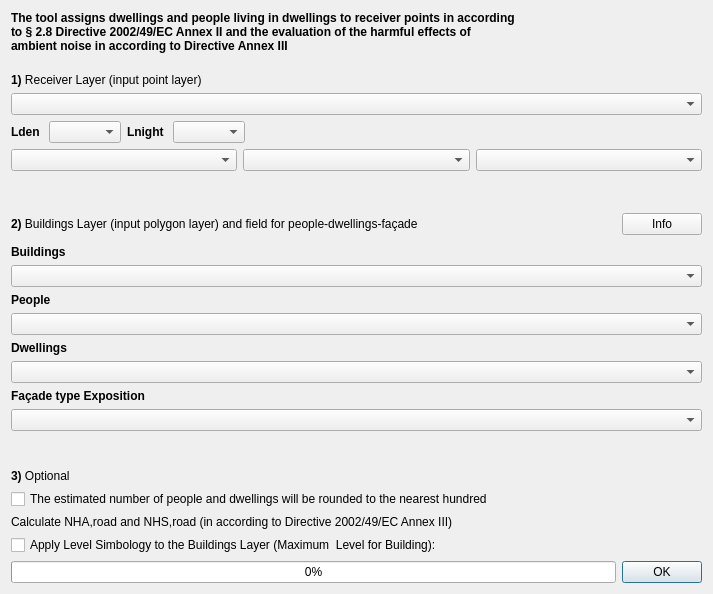
<?xml version="1.0" encoding="UTF-8"?>
<ui version="4.0">
 <class>AssignLevelsToBuildings_window</class>
 <widget class="QDialog" name="AssignLevelsToBuildings_window">
  <property name="enabled">
   <bool>true</bool>
  </property>
  <property name="geometry">
   <rect>
    <x>0</x>
    <y>0</y>
    <width>713</width>
    <height>594</height>
   </rect>
  </property>
  <property name="sizePolicy">
   <sizepolicy hsizetype="Preferred" vsizetype="Preferred">
    <horstretch>0</horstretch>
    <verstretch>0</verstretch>
   </sizepolicy>
  </property>
  <property name="minimumSize">
   <size>
    <width>713</width>
    <height>400</height>
   </size>
  </property>
  <property name="maximumSize">
   <size>
    <width>713</width>
    <height>800</height>
   </size>
  </property>
  <property name="sizeIncrement">
   <size>
    <width>0</width>
    <height>0</height>
   </size>
  </property>
  <property name="windowTitle">
   <string>opeNoise - Noise Exposure</string>
  </property>
  <property name="locale">
   <locale language="Italian" country="Italy"/>
  </property>
  <layout class="QVBoxLayout" name="verticalLayout_3">
   <item>
    <widget class="QLabel" name="label_7">
     <property name="text">
      <string>&lt;html&gt;&lt;head/&gt;&lt;body&gt;&lt;p&gt;&lt;span style=&quot; font-weight:600;&quot;&gt;The tool assigns dwellings and people living in dwellings to receiver points in according &lt;br/&gt;to § 2.8 Directive 2002/49/EC Annex II and the evaluation of the harmful effects of &lt;br/&gt;ambient noise in according to Directive Annex III&lt;/span&gt;&lt;span style=&quot; font-style:italic;&quot;&gt;&lt;br/&gt;&lt;/span&gt;&lt;/p&gt;&lt;/body&gt;&lt;/html&gt;</string>
     </property>
    </widget>
   </item>
   <item>
    <layout class="QVBoxLayout" name="verticalLayout_2">
     <item>
      <widget class="QLabel" name="receiver_points_layer_label">
       <property name="sizePolicy">
        <sizepolicy hsizetype="Fixed" vsizetype="Fixed">
         <horstretch>0</horstretch>
         <verstretch>0</verstretch>
        </sizepolicy>
       </property>
       <property name="text">
        <string>&lt;html&gt;&lt;head/&gt;&lt;body&gt;&lt;p&gt;&lt;span style=&quot; font-weight:600;&quot;&gt;1)&lt;/span&gt; Receiver Layer (input point layer)&lt;/p&gt;&lt;/body&gt;&lt;/html&gt;</string>
       </property>
      </widget>
     </item>
     <item>
      <layout class="QHBoxLayout" name="horizontalLayout_3">
       <item>
        <widget class="QgsMapLayerComboBox" name="receiver_points_layer_comboBox"/>
       </item>
      </layout>
     </item>
    </layout>
   </item>
   <item>
    <layout class="QVBoxLayout" name="verticalLayout">
     <item>
      <layout class="QHBoxLayout" name="horizontalLayout_4">
       <item>
        <widget class="QLabel" name="label_5">
         <property name="text">
          <string>&lt;html&gt;&lt;head/&gt;&lt;body&gt;&lt;p&gt;&lt;span style=&quot; font-weight:600;&quot;&gt;Lden  &lt;/span&gt;&lt;/p&gt;&lt;/body&gt;&lt;/html&gt;</string>
         </property>
        </widget>
       </item>
       <item>
        <widget class="QgsFieldComboBox" name="level_1_comboBox"/>
       </item>
       <item>
        <widget class="QLabel" name="label_6">
         <property name="text">
          <string>&lt;html&gt;&lt;head/&gt;&lt;body&gt;&lt;p&gt;&lt;span style=&quot; font-weight:600;&quot;&gt;Lnight  &lt;/span&gt;&lt;/p&gt;&lt;/body&gt;&lt;/html&gt;</string>
         </property>
        </widget>
       </item>
       <item>
        <widget class="QgsFieldComboBox" name="level_2_comboBox"/>
       </item>
       <item>
        <spacer name="horizontalSpacer">
         <property name="orientation">
          <enum>Qt::Horizontal</enum>
         </property>
         <property name="sizeHint" stdset="0">
          <size>
           <width>40</width>
           <height>20</height>
          </size>
         </property>
        </spacer>
       </item>
      </layout>
     </item>
     <item>
      <layout class="QHBoxLayout" name="horizontalLayout_2">
       <item>
        <widget class="QgsFieldComboBox" name="level_3_comboBox"/>
       </item>
       <item>
        <widget class="QgsFieldComboBox" name="level_4_comboBox"/>
       </item>
       <item>
        <widget class="QgsFieldComboBox" name="level_5_comboBox"/>
       </item>
      </layout>
     </item>
    </layout>
   </item>
   <item>
    <spacer name="verticalSpacer">
     <property name="orientation">
      <enum>Qt::Vertical</enum>
     </property>
     <property name="sizeHint" stdset="0">
      <size>
       <width>20</width>
       <height>40</height>
      </size>
     </property>
    </spacer>
   </item>
   <item>
    <layout class="QVBoxLayout" name="buildings_layer_verticalLayout">
     <property name="sizeConstraint">
      <enum>QLayout::SetNoConstraint</enum>
     </property>
     <item>
      <layout class="QHBoxLayout" name="horizontalLayout_6">
       <property name="topMargin">
        <number>4</number>
       </property>
       <property name="bottomMargin">
        <number>4</number>
       </property>
       <item>
        <widget class="QLabel" name="buildings_layer_label">
         <property name="sizePolicy">
          <sizepolicy hsizetype="Fixed" vsizetype="Fixed">
           <horstretch>0</horstretch>
           <verstretch>0</verstretch>
          </sizepolicy>
         </property>
         <property name="text">
          <string>&lt;html&gt;&lt;head/&gt;&lt;body&gt;&lt;p&gt;&lt;span style=&quot; font-weight:600;&quot;&gt;2) &lt;/span&gt; Buildings Layer (input polygon layer) and field for people-dwellings-façade&lt;/p&gt;&lt;/body&gt;&lt;/html&gt;</string>
         </property>
        </widget>
       </item>
       <item>
        <spacer name="horizontalSpacer_2">
         <property name="orientation">
          <enum>Qt::Horizontal</enum>
         </property>
         <property name="sizeHint" stdset="0">
          <size>
           <width>40</width>
           <height>20</height>
          </size>
         </property>
        </spacer>
       </item>
       <item>
        <widget class="QPushButton" name="helpNoiseExp">
         <property name="sizePolicy">
          <sizepolicy hsizetype="Preferred" vsizetype="Preferred">
           <horstretch>0</horstretch>
           <verstretch>0</verstretch>
          </sizepolicy>
         </property>
         <property name="baseSize">
          <size>
           <width>0</width>
           <height>0</height>
          </size>
         </property>
         <property name="text">
          <string>Info</string>
         </property>
         <property name="iconSize">
          <size>
           <width>8</width>
           <height>8</height>
          </size>
         </property>
        </widget>
       </item>
      </layout>
     </item>
     <item>
      <widget class="QLabel" name="label_4">
       <property name="layoutDirection">
        <enum>Qt::LeftToRight</enum>
       </property>
       <property name="text">
        <string>&lt;html&gt;&lt;head/&gt;&lt;body&gt;&lt;p&gt;&lt;span style=&quot; font-weight:600;&quot;&gt;Buildings &lt;/span&gt;&lt;/p&gt;&lt;/body&gt;&lt;/html&gt;</string>
       </property>
       <property name="alignment">
        <set>Qt::AlignLeading|Qt::AlignLeft|Qt::AlignVCenter</set>
       </property>
       <property name="margin">
        <number>0</number>
       </property>
       <property name="indent">
        <number>0</number>
       </property>
      </widget>
     </item>
     <item>
      <widget class="QgsMapLayerComboBox" name="buildings_layer_comboBox"/>
     </item>
     <item>
      <widget class="QLabel" name="label_2">
       <property name="text">
        <string>&lt;html&gt;&lt;head/&gt;&lt;body&gt;&lt;p&gt;&lt;span style=&quot; font-weight:600;&quot;&gt;People&lt;/span&gt;&lt;/p&gt;&lt;/body&gt;&lt;/html&gt;</string>
       </property>
       <property name="alignment">
        <set>Qt::AlignLeading|Qt::AlignLeft|Qt::AlignVCenter</set>
       </property>
      </widget>
     </item>
     <item>
      <widget class="QgsFieldComboBox" name="receiver_points_population_field">
       <property name="toolTip">
        <string>population field</string>
       </property>
       <property name="statusTip">
        <string extracomment="population field"/>
       </property>
      </widget>
     </item>
     <item>
      <widget class="QLabel" name="label_3">
       <property name="text">
        <string>&lt;html&gt;&lt;head/&gt;&lt;body&gt;&lt;p&gt;&lt;span style=&quot; font-weight:600;&quot;&gt;Dwellings&lt;/span&gt;&lt;/p&gt;&lt;/body&gt;&lt;/html&gt;</string>
       </property>
       <property name="alignment">
        <set>Qt::AlignLeading|Qt::AlignLeft|Qt::AlignVCenter</set>
       </property>
      </widget>
     </item>
     <item>
      <widget class="QgsFieldComboBox" name="dwellingCombobox"/>
     </item>
     <item>
      <widget class="QLabel" name="label">
       <property name="text">
        <string>&lt;html&gt;&lt;head/&gt;&lt;body&gt;&lt;p&gt;&lt;span style=&quot; font-weight:600;&quot;&gt;Façade type Exposition&lt;/span&gt;&lt;/p&gt;&lt;/body&gt;&lt;/html&gt;</string>
       </property>
       <property name="alignment">
        <set>Qt::AlignLeading|Qt::AlignLeft|Qt::AlignVCenter</set>
       </property>
       <property name="indent">
        <number>0</number>
       </property>
      </widget>
     </item>
     <item>
      <widget class="QgsFieldComboBox" name="methodComboBox">
       <property name="toolTip">
        <string>&lt;html&gt;&lt;head/&gt;&lt;body&gt;&lt;p&gt;&lt;a name=&quot;docs-internal-guid-ddd8ba2d-7fff-5d0e-8068-0f887b750dd2&quot;/&gt;&lt;span style=&quot; font-family:'Calibri,sans-serif'; font-size:12.5pt; color:#000000; background-color:transparent;&quot;&gt;C&lt;/span&gt;&lt;span style=&quot; font-family:'Calibri,sans-serif'; font-size:12.5pt; color:#000000; background-color:transparent;&quot;&gt;hoose from a string field of the buildings layer&lt;/span&gt;&lt;/p&gt;&lt;/body&gt;&lt;/html&gt;</string>
       </property>
      </widget>
     </item>
     <item>
      <spacer name="verticalSpacer_2">
       <property name="orientation">
        <enum>Qt::Vertical</enum>
       </property>
       <property name="sizeHint" stdset="0">
        <size>
         <width>20</width>
         <height>40</height>
        </size>
       </property>
      </spacer>
     </item>
     <item>
      <widget class="QLabel" name="label_8">
       <property name="text">
        <string>&lt;html&gt;&lt;head/&gt;&lt;body&gt;&lt;p&gt;&lt;span style=&quot; font-weight:600;&quot;&gt;3)&lt;/span&gt; Optional&lt;/p&gt;&lt;/body&gt;&lt;/html&gt;</string>
       </property>
      </widget>
     </item>
     <item>
      <widget class="QCheckBox" name="hundredsCheck">
       <property name="text">
        <string>The estimated number of people and dwellings will be rounded to the nearest hundred</string>
       </property>
      </widget>
     </item>
     <item>
      <widget class="QLabel" name="label_9">
       <property name="text">
        <string>Calculate NHA,road and NHS,road (in according to Directive 2002/49/EC Annex III)</string>
       </property>
      </widget>
     </item>
     <item>
      <widget class="QCheckBox" name="applyNoiseSimbology">
       <property name="text">
        <string>Apply Level Simbology to the Buildings Layer (Maximum  Level for Building):</string>
       </property>
      </widget>
     </item>
    </layout>
   </item>
   <item>
    <layout class="QHBoxLayout" name="horizontalLayout">
     <item>
      <widget class="QProgressBar" name="progressBar">
       <property name="value">
        <number>0</number>
       </property>
      </widget>
     </item>
     <item>
      <widget class="QDialogButtonBox" name="run_buttonBox">
       <property name="sizePolicy">
        <sizepolicy hsizetype="Fixed" vsizetype="Fixed">
         <horstretch>0</horstretch>
         <verstretch>0</verstretch>
        </sizepolicy>
       </property>
       <property name="orientation">
        <enum>Qt::Horizontal</enum>
       </property>
       <property name="standardButtons">
        <set>QDialogButtonBox::Ok</set>
       </property>
      </widget>
     </item>
    </layout>
   </item>
  </layout>
 </widget>
 <customwidgets>
  <customwidget>
   <class>QgsFieldComboBox</class>
   <extends>QComboBox</extends>
   <header>qgsfieldcombobox.h</header>
  </customwidget>
  <customwidget>
   <class>QgsMapLayerComboBox</class>
   <extends>QComboBox</extends>
   <header>qgsmaplayercombobox.h</header>
  </customwidget>
 </customwidgets>
 <resources/>
 <connections>
  <connection>
   <sender>run_buttonBox</sender>
   <signal>accepted()</signal>
   <receiver>AssignLevelsToBuildings_window</receiver>
   <slot>accept()</slot>
   <hints>
    <hint type="sourcelabel">
     <x>700</x>
     <y>326</y>
    </hint>
    <hint type="destinationlabel">
     <x>157</x>
     <y>274</y>
    </hint>
   </hints>
  </connection>
  <connection>
   <sender>run_buttonBox</sender>
   <signal>rejected()</signal>
   <receiver>AssignLevelsToBuildings_window</receiver>
   <slot>reject()</slot>
   <hints>
    <hint type="sourcelabel">
     <x>700</x>
     <y>326</y>
    </hint>
    <hint type="destinationlabel">
     <x>286</x>
     <y>274</y>
    </hint>
   </hints>
  </connection>
  <connection>
   <sender>receiver_points_layer_comboBox</sender>
   <signal>layerChanged(QgsMapLayer*)</signal>
   <receiver>level_1_comboBox</receiver>
   <slot>setLayer(QgsMapLayer*)</slot>
   <hints>
    <hint type="sourcelabel">
     <x>90</x>
     <y>61</y>
    </hint>
    <hint type="destinationlabel">
     <x>108</x>
     <y>117</y>
    </hint>
   </hints>
  </connection>
  <connection>
   <sender>receiver_points_layer_comboBox</sender>
   <signal>layerChanged(QgsMapLayer*)</signal>
   <receiver>level_2_comboBox</receiver>
   <slot>setLayer(QgsMapLayer*)</slot>
   <hints>
    <hint type="sourcelabel">
     <x>244</x>
     <y>61</y>
    </hint>
    <hint type="destinationlabel">
     <x>283</x>
     <y>117</y>
    </hint>
   </hints>
  </connection>
  <connection>
   <sender>receiver_points_layer_comboBox</sender>
   <signal>layerChanged(QgsMapLayer*)</signal>
   <receiver>level_3_comboBox</receiver>
   <slot>setLayer(QgsMapLayer*)</slot>
   <hints>
    <hint type="sourcelabel">
     <x>365</x>
     <y>61</y>
    </hint>
    <hint type="destinationlabel">
     <x>421</x>
     <y>117</y>
    </hint>
   </hints>
  </connection>
  <connection>
   <sender>receiver_points_layer_comboBox</sender>
   <signal>layerChanged(QgsMapLayer*)</signal>
   <receiver>level_4_comboBox</receiver>
   <slot>setLayer(QgsMapLayer*)</slot>
   <hints>
    <hint type="sourcelabel">
     <x>365</x>
     <y>61</y>
    </hint>
    <hint type="destinationlabel">
     <x>560</x>
     <y>117</y>
    </hint>
   </hints>
  </connection>
  <connection>
   <sender>receiver_points_layer_comboBox</sender>
   <signal>layerChanged(QgsMapLayer*)</signal>
   <receiver>level_5_comboBox</receiver>
   <slot>setLayer(QgsMapLayer*)</slot>
   <hints>
    <hint type="sourcelabel">
     <x>365</x>
     <y>61</y>
    </hint>
    <hint type="destinationlabel">
     <x>623</x>
     <y>117</y>
    </hint>
   </hints>
  </connection>
  <connection>
   <sender>buildings_layer_comboBox</sender>
   <signal>layerChanged(QgsMapLayer*)</signal>
   <receiver>receiver_points_population_field</receiver>
   <slot>setLayer(QgsMapLayer*)</slot>
   <hints>
    <hint type="sourcelabel">
     <x>514</x>
     <y>190</y>
    </hint>
    <hint type="destinationlabel">
     <x>616</x>
     <y>214</y>
    </hint>
   </hints>
  </connection>
  <connection>
   <sender>buildings_layer_comboBox</sender>
   <signal>layerChanged(QgsMapLayer*)</signal>
   <receiver>dwellingCombobox</receiver>
   <slot>setLayer(QgsMapLayer*)</slot>
   <hints>
    <hint type="sourcelabel">
     <x>567</x>
     <y>190</y>
    </hint>
    <hint type="destinationlabel">
     <x>503</x>
     <y>233</y>
    </hint>
   </hints>
  </connection>
  <connection>
   <sender>buildings_layer_comboBox</sender>
   <signal>layerChanged(QgsMapLayer*)</signal>
   <receiver>methodComboBox</receiver>
   <slot>setLayer(QgsMapLayer*)</slot>
   <hints>
    <hint type="sourcelabel">
     <x>383</x>
     <y>179</y>
    </hint>
    <hint type="destinationlabel">
     <x>393</x>
     <y>265</y>
    </hint>
   </hints>
  </connection>
 </connections>
</ui>
